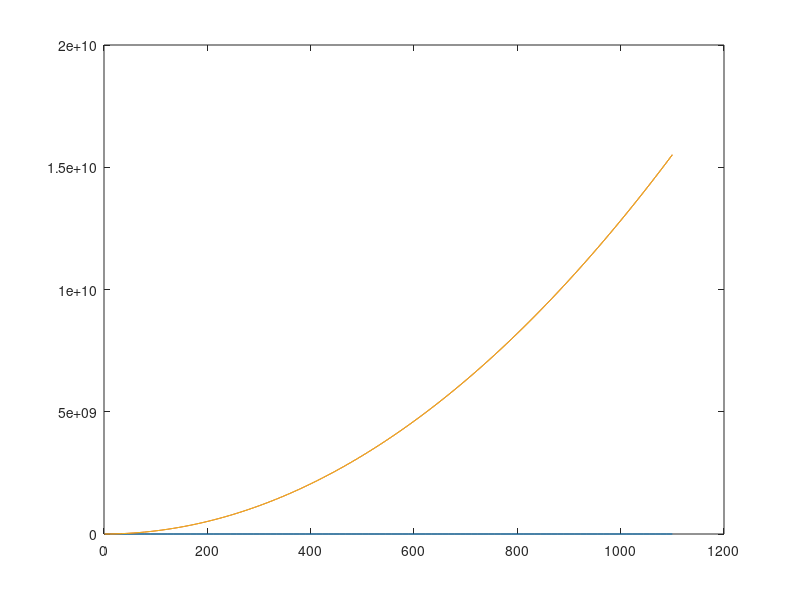

MATLAB code to generate this figure:
clear all;

MACH = 1.5;
S_wing = 320.56;
AR = 4.737*(MACH^-.979);
h = 30000;
LAMDA_LE = 40;
w= 16028;

g = 32.15;                          %Gravitational acceleration [ft/sec^2]
R = 3089.2;                         %Specific gas constant for dry air [lb*ft/sl*K]
a1 = -1.9812*10^-3;                 %Temperature gradient [K/ft]
rho_sl = 0.0023769;                 %Rho at sea level [sl/ft^3]
tau_sl = 288.16;                    %Standard temperature at sea level [K]
mu_sl = 3.737E-7;                   %Dynamic Viscostiy at sea level [lb s/ft2]
S_mu = 110.4;                       %Sutherland Constant for Viscosity [K}



if h<=36089.2                       %For altitudes 0 - 36089.2 km
    tau = tau_sl + a1*h;
    rho = rho_sl * (tau/tau_sl).^(-1-g/(a1*R));
    mu = mu_sl*(tau/tau_sl)^3/2 * ((tau_sl + S_mu)/ (tau + S_mu));
elseif h>36089.2                    %For altitude 36089.2 - 82021 km
    tau_11 = tau_sl + a1*36089.2;   %Temperature at 36089.2 km
    rho_11 = rho_sl * (tau/tau_sl).^(-1-g/(a1*R));    %Pressure at 36089.2 km
    
    tau = tau_11;
    rho = rho_11*exp((-g*(h-36089.2))/(R*tau_11));
    mu = mu_sl*(tau/tau_sl)^3/2 * ((tau_sl + S_mu)/ (tau + S_mu));
end


k = 2.08E-5;%Smooth Paint Drag



v_range = linspace(1,1100);

for i = 1:size(v_range,2)
i
v  = v_range(i)
mach = v/1125
%% Induced Drag

q = .5*rho*v^2;

e = 4.61*(1-0.045*AR^.68)*(cosd(LAMDA_LE))^.15 - 3.1;

K = 1/(pi*AR*e);

K_super = (AR*(mach^2 - 1)*cosd(40))/(4*AR*sqrt(mach^2 - 1)) - 2;


D_Induced(i) = K*(w^2)*q;


%% Paracitic Drag

%wings
l_wings = 11;
Re_wings = (rho*v*l_wings)/mu;
R_cutoff_wings = 44.62*(l_wings/k)^1.053 * mach^1.16;
% if(Re_wings<R_cutoff_wings)
%     Re_wings = R_cutoff_wings;
% end

C_f_wings = 0.455/(log10(Re_wings)^2.58 * (1 + .144*mach^2)^.65);
%MS313
xc_ms313 = .375;
tc_ms313 = .131;
FF_wings = (1 + (.6/xc_ms313)*tc_ms313 + 100*tc_ms313^4)*(1.34*mach^.18*(cosd(40))^.28);
S_wet_wings = 233.6391;


%HT
l_HT = 7.52;
Re_HT = (rho*v*l_HT)/mu;
R_cutoff_HT = 44.62*(l_HT/k)^1.053 * mach^1.16;
% if(Re_HT<R_cutoff_HT)
%     Re_HT = R_cutoff_HT;
% end
C_f_HT = 0.455/(log10(Re_wings)^2.58 * (1 + .144*mach^2)^.65);
%0012
xc_0012 = .3;
tc_0012 = .12;
FF_HT = (1 + (.6/xc_0012)*tc_0012 + 100*tc_0012^4)*(1.34*mach^.18*(cosd(45))^.28);
S_wet_HT = 124.4474;

%VT
l_VT = 6.566;
Re_VT = (rho*v*l_VT)/mu;
R_cutoff_VT = 44.62*(l_VT/k)^1.053 * mach^1.16;
% if(Re_VT<R_cutoff_VT)
%     Re_VT = R_cutoff_VT;
% end
C_f_VT = 0.455/(log10(Re_wings)^2.58 * (1 + .144*mach^2)^.65);
%0012
xc_0012 = .3;
tc_0012 = .12;
FF_VT = (1 + (.6/xc_0012)*tc_0012 + 100*tc_0012^4)*(1.34*mach^.18*(cosd(40))^.28);
S_wet_VT = 63.6083;

%Fusealge
l_fuse = 41.8;
A_max_fuse = 25;
Re_fuse = (rho*v*l_fuse)/mu;
R_cutoff_fuse = 44.62*(l_fuse/k)^1.053 * mach^1.16;
% if(Re_fuse<R_cutoff_fuse)
%     Re_fuse = R_cutoff_fuse;
% end
C_f_fuse = 0.455/(log10(Re_fuse)^2.58 * (1 + .144*mach^2)^.65);
f_fuse = l_fuse/(sqrt((4/pi)*A_max_fuse));
FF_fuse = (.9 + (5/f_fuse^1.5) + (f_fuse/400));
S_wet_fuse = 735.1544;


%Canopy
l_canopy = 12;
A_max_canopy = 5.5;
Re_canopy = (rho*v*l_canopy)/mu;
R_cutoff_canopy = 44.62*(l_canopy/k)^1.053 * mach^1.16;
% if(Re_canopy<R_cutoff_canopy)
%     Re_canopy = R_cutoff_canopy;
% end
C_f_canopy = 0.455/(log10(Re_canopy)^2.58 * (1 + .144*mach^2)^.65);
f_canopy = l_canopy/(sqrt((4/pi)*A_max_canopy));
FF_canopy = (.9 + (5/f_canopy^1.5) + (f_canopy/400));
S_wet_canopy = 66.2804;


%Inlet
l_inlet = 3;
A_max_inlet = pi*2.1355^2;
Re_inlet = (rho*v*l_inlet)/mu;
R_cutoff_inlet = 44.62*(l_inlet/k)^1.053 * mach^1.16;
% if(Re_inlet<R_cutoff_inlet)
%     Re_inlet = R_cutoff_inlet;
% end
C_f_inlet = 0.455/(log10(Re_inlet)^2.58 * (1 + .144*mach^2)^.65);
f_inlet = l_inlet/(sqrt((4/pi)*A_max_inlet));
FF_inlet = 1 + (.35/f_inlet);
S_wet_inlet = 21.1441;
Q_inlet = 1.5;


% Wave Drag
A_max_total = 43.2;
lentgh_term = 46;
Dq_SH = (9*pi/2)*(A_max_total/lentgh_term)^2;

E_wd = 2.1;

Dq_wd = E_wd*(1-.386*(mach-1.2)^.57 * (1-((pi*40^.77) / 100)))*Dq_SH;

if (v > 1125)
    FF_wings = 1;
    FF_HT= 1;
    FF_VT= 1;
    FF_fuse= 1;
    FF_canopy= 1;
    FF_inlet= 1;
    C_D_wave = Dq_wd;
else
    C_D_wave = 0;
end

C_D0_wings = C_f_wings*FF_wings*S_wet_wings; 
C_D0_HT = C_f_HT*FF_HT*S_wet_HT;
C_D0_VT = C_f_VT*FF_VT*S_wet_VT;
C_D0_fuse = C_f_fuse*FF_fuse*S_wet_fuse;
C_D0_canopy = C_f_canopy*FF_canopy*S_wet_canopy;
C_D0_inlet = C_f_inlet*FF_inlet*S_wet_inlet*Q_inlet;

C_D_misc = 0;
C_D_LP = 1.04;

C_D0 =  ((2*C_D0_wings + C_D0_fuse + C_D0_canopy + 2*C_D0_inlet + 2*C_D0_HT +2*C_D0_VT)/S_wing) + C_D_misc;

D0_i(i) = (.05)*q*S_wing; %C_D0*C_D_LP
end

D0_total= D0_i + D_Induced;

plot(v_range, D0_i)
hold on
plot(v_range, D_Induced)
plot(v_range, D0_total)
hold off